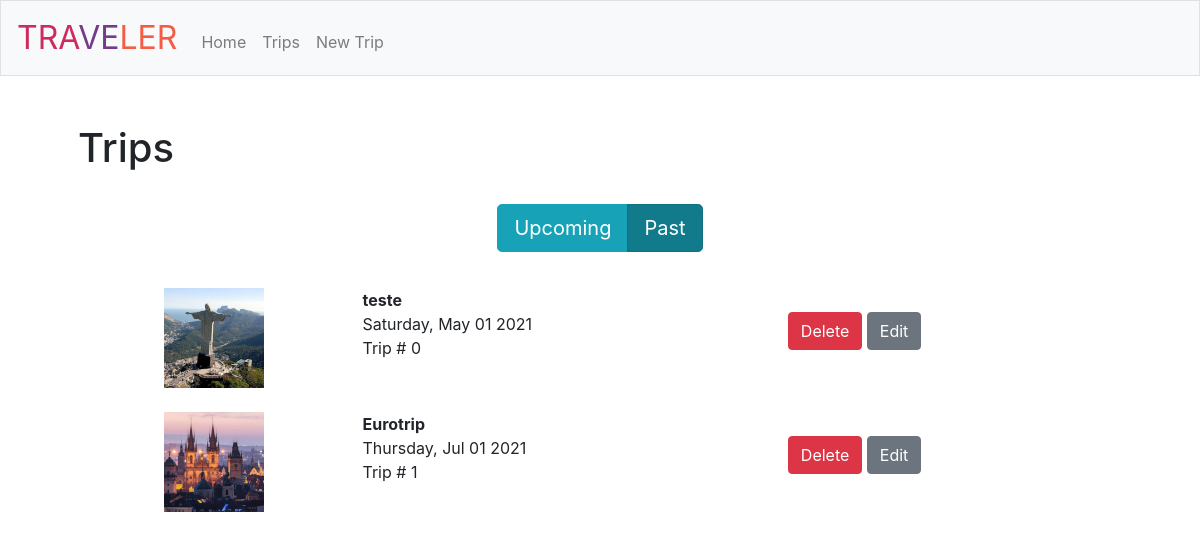
The app's page /trips?filter=past, older data.
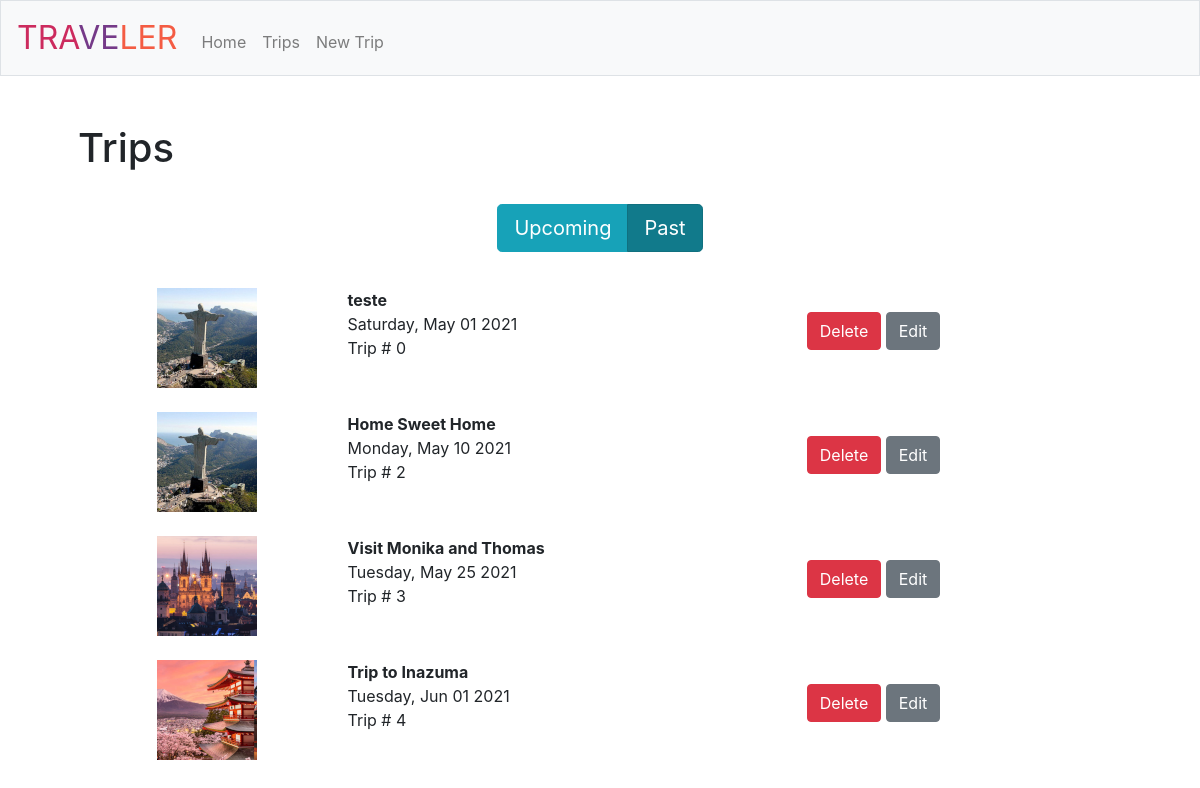
The same page, newer data.
### tables this page shows
CREATE TABLE "Trips" (
	"id"	INTEGER NOT NULL PRIMARY KEY AUTOINCREMENT UNIQUE,
	"name"	TEXT NOT NULL,
	"date"	TEXT NOT NULL,
	"image"	TEXT
);

### app.py (the view)
@app.route('/trips', methods=["GET", "POST"])
def trips():
    query = request.args.get('filter')
    now = today_str()
    is_upcoming = query == 'upcoming' or not query;
    trips = read_trip(now, db, is_upcoming)
    if trips == 0:
        return apology("There are no trips yet!", 404, 'https://i.imgur.com/ClaJwOR.jpg')
    return render_template('trips.html', trips=trips, is_upcoming=is_upcoming, is_past=(not is_upcoming))

### app.py (called while the page is built)
@app.template_filter()
def format_date_string(date_string):
    date = datetime.strptime(date_string,"%Y-%m-%d")
    weekday = calendar.day_name[date.weekday()]
    month = date.strftime("%b")
    day = date.strftime("%d")
    year = date.strftime("%Y")
    new_date_string = weekday + ', ' + month + ' ' + day + ' ' + year
    return new_date_string

### helpers.py (called while the page is built)
def today_str():
    now = datetime.now()
    now = now.strftime("%Y-%m-%d")
    return now

### trips.py (called while the page is built)
def read_trip(now, db, is_upcoming):
    result = []
    if is_upcoming:
        result = db.execute("SELECT * FROM Trips WHERE date >= ? ORDER BY date", now)
    else:
        result = db.execute("SELECT * FROM Trips WHERE date < ? ORDER BY date", now)
    if len(result) == 0:
        return 0
    return result

### templates/trips.html (shortened to what this page needs)
{% extends "layout.html" %}
{% block main %}
    <header class="header_titles">
        <strong><h1> Trips </h1></strong>
    </header>
    <br>
    <div class="btn-group btn-group-toggle" data-toggle="buttons">
        <label class="btn btn-lg btn-info active">
          <input type="radio" name="options" id="option1" autocomplete="off" onclick="location.href='/trips?filter=upcoming';" {% if is_upcoming %} checked {% endif %} > Upcoming
        </label>
        <label class="btn btn-lg btn-info">
          <input type="radio" name="options" id="option2" autocomplete="off" onclick="location.href='/trips?filter=past';" {% if is_past %} checked {% endif %}> Past
        </label>
    </div>
    <br><br>
    <table class="table table-borderless table-hover">
        <tbody>
            {% for trip in trips %}
             <tr>
              <td><center>
                  <img src="{{ trip.image }}">
              </center></td>
              <td>
                  <strong> {{ trip.name }} </strong><br>
                  {{ trip.date | format_date_string }} <br>
                  Trip # {{ trip.id }} <br>
              </td>
              <td>
                  <br>
                  <a href="/delete-trip?id={{ trip.id }}" class="btn btn-danger">Delete</a>
                  <a href="/update-trip?id={{ trip.id }}" class="btn btn-secondary">Edit</a>
           </tr>
          {% endfor %}
          </tbody>
    </table>
{% endblock %}

### templates/layout.html (shortened to what this page needs)
<!DOCTYPE html>
<html lang="en">
<head>
    <link rel="stylesheet" href="https://cdn.jsdelivr.net/npm/bootstrap@4.5.3/dist/css/bootstrap.min.css"
>
    <link href="/static/styles.css" rel="stylesheet">
</head>
<body>
    <nav class="navbar navbar-expand-md navbar-light bg-light border">
        <a class="navbar-brand" href="/"><span class="pink">TRA</span><span class="purple">VE</span><span class="orange">LER</span></a>
        <div class="collapse navbar-collapse" id="navbar">
            <ul class="navbar-nav mr-auto mt-2">
                <li class="nav-item"><a class="nav-link" href="/">Home</a></li>
                <li class="nav-item"><a class="nav-link" href="/trips">Trips</a></li>
                <li class="nav-item"><a class="nav-link" href="/new-trip">New Trip</a></li>
            </ul>
      </div>
    </nav>
    <main class="container p-5">
        {% block main %}{% endblock %}
    </main>
    </body>
</html>

### static/styles.css (style rules this page uses)
nav .navbar-brand { font-size: xx-large; }
nav .navbar-brand .pink { color: #cc2b5e; }
nav .navbar-brand .purple { color: #753a88; }
nav .navbar-brand .orange { color: #f45c43; }
main { overflow-x: auto; text-align: center; }
main img { max-width: 100%; }
main table { text-align: left; }
.header_titles { text-align: left; }

Row changes from the older to the newer data that the page shows:
removed Trips: image (picture), name "Eurotrip", date "Thursday, Jul 01 2021", id "1"
added Trips: image (picture), name "Home Sweet Home", date "Monday, May 10 2021", id "2"
added Trips: image (picture), name "Visit Monika and Thomas", date "Tuesday, May 25 2021", id "3"
added Trips: image (picture), name "Trip to Inazuma", date "Tuesday, Jun 01 2021", id "4"
